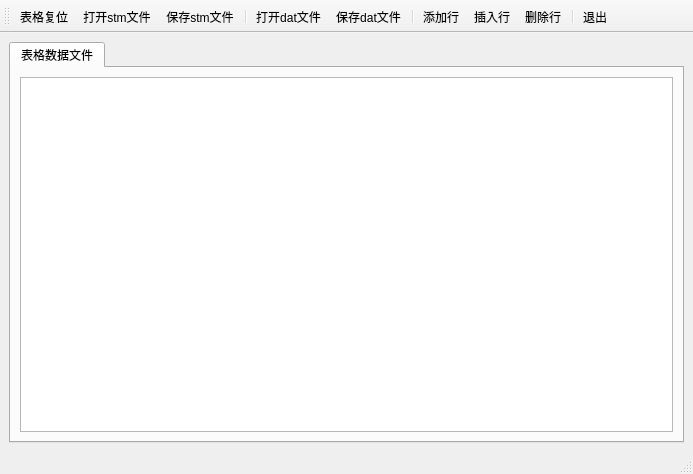
<?xml version="1.0" encoding="UTF-8"?>
<ui version="4.0">
 <class>BinFileMainWindow</class>
 <widget class="QMainWindow" name="BinFileMainWindow">
  <property name="geometry">
   <rect>
    <x>0</x>
    <y>0</y>
    <width>693</width>
    <height>474</height>
   </rect>
  </property>
  <property name="windowTitle">
   <string>MainWindow</string>
  </property>
  <widget class="QWidget" name="centralwidget">
   <layout class="QGridLayout" name="gridLayout">
    <item row="0" column="0">
     <widget class="QTabWidget" name="tabWidget">
      <property name="currentIndex">
       <number>0</number>
      </property>
      <widget class="QWidget" name="tab">
       <attribute name="title">
        <string>表格数据文件</string>
       </attribute>
       <layout class="QGridLayout" name="gridLayout_2">
        <item row="0" column="0">
         <widget class="QTableView" name="tableView"/>
        </item>
       </layout>
      </widget>
     </widget>
    </item>
   </layout>
  </widget>
  <widget class="QMenuBar" name="menubar">
   <property name="geometry">
    <rect>
     <x>0</x>
     <y>0</y>
     <width>693</width>
     <height>23</height>
    </rect>
   </property>
  </widget>
  <widget class="QStatusBar" name="statusBar"/>
  <widget class="QToolBar" name="mainToolBar">
   <property name="windowTitle">
    <string>toolBar</string>
   </property>
   <property name="toolButtonStyle">
    <enum>Qt::ToolButtonTextUnderIcon</enum>
   </property>
   <attribute name="toolBarArea">
    <enum>TopToolBarArea</enum>
   </attribute>
   <attribute name="toolBarBreak">
    <bool>false</bool>
   </attribute>
   <addaction name="actTabReset"/>
   <addaction name="actOpen"/>
   <addaction name="actSave"/>
   <addaction name="separator"/>
   <addaction name="actOpenBin"/>
   <addaction name="actSaveBin"/>
   <addaction name="separator"/>
   <addaction name="actAppend"/>
   <addaction name="actInsert"/>
   <addaction name="actDelete"/>
   <addaction name="separator"/>
   <addaction name="actExit"/>
  </widget>
  <action name="actOpen">
   <property name="icon">
    <iconset resource="../../res.qrc">
     <normaloff>:/res/images/open.bmp</normaloff>:/res/images/open.bmp</iconset>
   </property>
   <property name="text">
    <string>打开stm文件</string>
   </property>
   <property name="toolTip">
    <string>打开预定义编码文件</string>
   </property>
  </action>
  <action name="actSave">
   <property name="enabled">
    <bool>true</bool>
   </property>
   <property name="icon">
    <iconset resource="../../res.qrc">
     <normaloff>:/res/images/104.bmp</normaloff>:/res/images/104.bmp</iconset>
   </property>
   <property name="text">
    <string>保存stm文件</string>
   </property>
   <property name="toolTip">
    <string>保存为预定义编码文件</string>
   </property>
  </action>
  <action name="actAppend">
   <property name="enabled">
    <bool>true</bool>
   </property>
   <property name="icon">
    <iconset resource="../../res.qrc">
     <normaloff>:/res/images/append.bmp</normaloff>:/res/images/append.bmp</iconset>
   </property>
   <property name="text">
    <string>添加行</string>
   </property>
   <property name="toolTip">
    <string>添加一行</string>
   </property>
  </action>
  <action name="actInsert">
   <property name="enabled">
    <bool>true</bool>
   </property>
   <property name="icon">
    <iconset resource="../../res.qrc">
     <normaloff>:/res/images/306.bmp</normaloff>:/res/images/306.bmp</iconset>
   </property>
   <property name="text">
    <string>插入行</string>
   </property>
   <property name="toolTip">
    <string>插入一行</string>
   </property>
  </action>
  <action name="actDelete">
   <property name="enabled">
    <bool>true</bool>
   </property>
   <property name="icon">
    <iconset resource="../../res.qrc">
     <normaloff>:/res/images/delete1.bmp</normaloff>:/res/images/delete1.bmp</iconset>
   </property>
   <property name="text">
    <string>删除行</string>
   </property>
   <property name="toolTip">
    <string>删除当前行</string>
   </property>
  </action>
  <action name="actExit">
   <property name="icon">
    <iconset resource="../../res.qrc">
     <normaloff>:/res/images/exit.bmp</normaloff>:/res/images/exit.bmp</iconset>
   </property>
   <property name="text">
    <string>退出</string>
   </property>
   <property name="toolTip">
    <string>退出</string>
   </property>
  </action>
  <action name="actModelData">
   <property name="icon">
    <iconset resource="../../res.qrc">
     <normaloff>:/res/images/import1.bmp</normaloff>:/res/images/import1.bmp</iconset>
   </property>
   <property name="text">
    <string>模型数据预览</string>
   </property>
   <property name="toolTip">
    <string>模型数据显示到文本框里</string>
   </property>
  </action>
  <action name="actAlignLeft">
   <property name="icon">
    <iconset resource="../../res.qrc">
     <normaloff>:/res/images/508.bmp</normaloff>:/res/images/508.bmp</iconset>
   </property>
   <property name="text">
    <string>居左</string>
   </property>
   <property name="toolTip">
    <string>文字左对齐</string>
   </property>
  </action>
  <action name="actAlignCenter">
   <property name="icon">
    <iconset resource="../../res.qrc">
     <normaloff>:/res/images/510.bmp</normaloff>:/res/images/510.bmp</iconset>
   </property>
   <property name="text">
    <string>居中</string>
   </property>
   <property name="toolTip">
    <string>文字居中</string>
   </property>
  </action>
  <action name="actAlignRight">
   <property name="icon">
    <iconset resource="../../res.qrc">
     <normaloff>:/res/images/512.bmp</normaloff>:/res/images/512.bmp</iconset>
   </property>
   <property name="text">
    <string>居右</string>
   </property>
   <property name="toolTip">
    <string>文字右对齐</string>
   </property>
  </action>
  <action name="actFontBold">
   <property name="checkable">
    <bool>true</bool>
   </property>
   <property name="icon">
    <iconset resource="../../res.qrc">
     <normaloff>:/res/images/500.bmp</normaloff>:/res/images/500.bmp</iconset>
   </property>
   <property name="text">
    <string>粗体</string>
   </property>
   <property name="toolTip">
    <string>粗体字体</string>
   </property>
  </action>
  <action name="actTabReset">
   <property name="icon">
    <iconset resource="../../res.qrc">
     <normaloff>:/res/images/100.bmp</normaloff>:/res/images/100.bmp</iconset>
   </property>
   <property name="text">
    <string>表格复位</string>
   </property>
   <property name="toolTip">
    <string>表格复位</string>
   </property>
  </action>
  <action name="actOpenBin">
   <property name="icon">
    <iconset resource="../../res.qrc">
     <normaloff>:/res/images/upfold1.bmp</normaloff>:/res/images/upfold1.bmp</iconset>
   </property>
   <property name="text">
    <string>打开dat文件</string>
   </property>
   <property name="toolTip">
    <string>打开标准编码文件</string>
   </property>
  </action>
  <action name="actSaveBin">
   <property name="icon">
    <iconset resource="../../res.qrc">
     <normaloff>:/res/images/066.GIF</normaloff>:/res/images/066.GIF</iconset>
   </property>
   <property name="text">
    <string>保存dat文件</string>
   </property>
   <property name="toolTip">
    <string>保存为标准编码文件</string>
   </property>
  </action>
 </widget>
 <resources>
  <include location="../../res.qrc"/>
 </resources>
 <connections/>
</ui>
